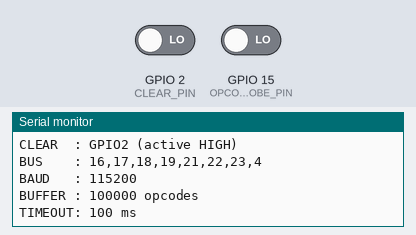
This sketch was run on a simulated ESP32. Parts: the last lines printed to the serial monitor. Inputs (shaded band) come from the test bench; at power-on: GPIO 2 (CLEAR_PIN) LOW, GPIO 15 (OPCODE_STROBE_PIN) LOW.

Above: at 1.2 s.
1.3 s: GPIO 2 (CLEAR_PIN) driven HIGH
At 2.2 s:
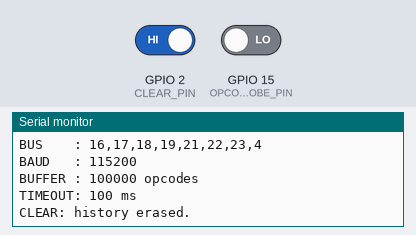
2.8 s: GPIO 2 (CLEAR_PIN) driven LOW
At 3.3 s:
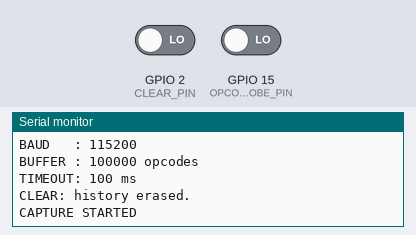
4.3 s: GPIO 15 (OPCODE_STROBE_PIN) driven HIGH
At 7.6 s:
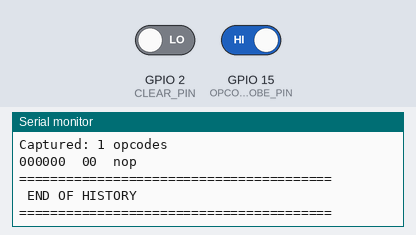

Measured:
- after the input at 1.3 s, the serial monitor: prints a new line at once (image 1)
- after the input at 2.8 s, the serial monitor: prints a new line at once (image 2)
- after the input at 4.3 s, the serial monitor: prints a new line after 2.0 s (image 3)

The sketch:

ESP32_Mnemonic_Debug_History.ino
```cpp
#include <Arduino.h>
#include "soc/gpio_struct.h"
#include <pgmspace.h>

// ============================================================
// PIN CONFIGURATION
// ============================================================

// Active-high STROBE.
// Rising edge = capture one opcode.
#define OPCODE_STROBE_PIN 15

// Active-high CLEAR.
// HIGH = clear/disable capture
// LOW  = capture
#define CLEAR_PIN 2


// ============================================================
// OPCODE BUS
// ============================================================
//
// Opcode bit       ESP32 GPIO
// ---------        ----------
// bit 0            GPIO16
// bit 1            GPIO17
// bit 2            GPIO18
// bit 3            GPIO19
// bit 4            GPIO21
// bit 5            GPIO22
// bit 6            GPIO23
// bit 7            GPIO4
//
// GPIO.in allows all eight bits to be sampled from one
// hardware register read.
// ============================================================

#define OPCODE_BIT0_GPIO 16
#define OPCODE_BIT1_GPIO 17
#define OPCODE_BIT2_GPIO 18
#define OPCODE_BIT3_GPIO 19
#define OPCODE_BIT4_GPIO 21
#define OPCODE_BIT5_GPIO 22
#define OPCODE_BIT6_GPIO 23
#define OPCODE_BIT7_GPIO 4


// ============================================================
// SERIAL
// ============================================================

#define BAUD_RATE 115200


// ============================================================
// CAPTURE BUFFER
// ============================================================

// One byte per opcode.
//
// 100,000 opcodes = 100 KB of RAM.
#define HISTORY_SIZE 100000


// ============================================================
// END-OF-CAPTURE DELAY
// ============================================================
//
// Capture continues regardless of opcode value.
//
// Once no STROBE has occurred for 100 ms, the history is
// considered complete and is dumped to Serial.
//

#define DUMP_DELAY_US 2000000UL


// ============================================================
// OPCODE MAP
// ============================================================

const char opcodeMap[256][32] PROGMEM = {
"nop",
"hlt",
"INVALID",
"s7sdum",
"INVALID",
"jmp",
"jmpr",
"ret",
"bzs",
"bzc",
"beq",
"bne",
"INVALID",
"INVALID",
"INVALID",
"INVALID",
"ld ->A",
"ld ->TMP",
"ld ->B",
"ld ->C",
"ld ->X",
"ld ->Y",
"INVALID",
"INVALID",
"st ->A",
"st ->TMP",
"st ->B",
"st ->C",
"st ->X",
"st ->Y",
"INVALID",
"INVALID",
"bcs",
"bcc",
"bltu",
"bgeu",
"addc",
"subc",
"jmpind",
"INVALID",
"out7sd ->A",
"out7sd ->TMP",
"out7sd ->B",
"out7sd ->C",
"out7sd ->X",
"out7sd ->Y",
"INVALID",
"out7sdi",
"ldo X ->A",
"ldo Y ->A",
"ldo X ->TMP",
"ldo Y ->TMP",
"ldo X ->B",
"ldo Y ->B",
"ldo X ->C",
"ldo Y ->C",
"ldo X ->X",
"ldo Y ->X",
"ldo X ->Y",
"ldo Y ->Y",
"INVALID",
"INVALID",
"INVALID",
"addispu",
"sto X ->A",
"sto Y ->A",
"sto X ->TMP",
"sto Y ->TMP",
"sto X ->B",
"sto Y ->B",
"sto X ->C",
"sto Y ->C",
"sto X ->X",
"sto Y ->X",
"sto X ->Y",
"sto Y ->Y",
"INVALID",
"INVALID",
"INVALID",
"subispu",
"ldsprelu ->A",
"ldsprelu ->TMP",
"ldsprelu ->B",
"ldsprelu ->C",
"ldsprelu ->X",
"ldsprelu ->Y",
"INVALID",
"INVALID",
"stsprelu ->A",
"stsprelu ->TMP",
"stsprelu ->B",
"stsprelu ->C",
"stsprelu ->X",
"stsprelu ->Y",
"INVALID",
"INVALID",
"bvs",
"bvc",
"INVALID",
"INVALID",
"incx",
"decx",
"incy",
"decy",
"li ->A",
"li ->TMP",
"li ->B",
"li ->C",
"li ->X",
"li ->Y",
"INVALID",
"INVALID",
"rxrd ->A",
"rxrd ->TMP",
"rxrd ->B",
"rxrd ->C",
"rxrd ->X",
"rxrd ->Y",
"INVALID",
"INVALID",
"txsend ->A",
"txsend ->TMP",
"txsend ->B",
"txsend ->C",
"txsend ->X",
"txsend ->Y",
"INVALID",
"txsendi",
"outlcd A->CTRL",
"outlcd TMP->CTRL",
"outlcd B->CTRL",
"outlcd C->CTRL",
"outlcd X->CTRL",
"outlcd Y->CTRL",
"lcdrda <imm> ->CTRL",
"outlcdi <imm> ->CTRL",
"outlcd A->DATA",
"outlcd TMP->DATA",
"outlcd B->DATA",
"outlcd C->DATA",
"outlcd X->DATA",
"outlcd Y->DATA",
"lcdrda <imm> ->DATA",
"outlcdi <imm> ->DATA",
"push ->A",
"push ->TMP",
"push ->B",
"push ->C",
"push ->X",
"push ->Y",
"blt",
"bge",
"mov A->TMP",
"mov A->B",
"mov A->C",
"mov A->X",
"mov A->Y",
"mov Y->A",
"mov F->A",
"INVALID",
"pop ->A",
"pop ->TMP",
"pop ->B",
"pop ->C",
"pop ->X",
"pop ->Y",
"ble",
"bgt",
"mov TMP->A",
"mov TMP->B",
"mov TMP->C",
"mov TMP->X",
"mov TMP->Y",
"mov Y->TMP",
"mov F->TMP",
"mov A->BUF",
"peek ->A",
"peek ->TMP",
"peek ->B",
"peek ->C",
"peek ->X",
"peek ->Y",
"INVALID",
"pushi",
"mov B->A",
"mov B->TMP",
"mov B->C",
"mov B->X",
"mov B->Y",
"mov Y->B",
"mov F->B",
"mov BUF->TMP",
"bleu",
"bgtu",
"s7sdsm",
"add",
"slr",
"sub",
"INVALID",
"INVALID",
"mov C->A",
"mov C->TMP",
"mov C->B",
"mov C->X",
"mov C->Y",
"mov Y->C",
"mov F->C",
"INVALID",
"ldindr ->A",
"ldindr ->TMP",
"ldindr ->B",
"ldindr ->C",
"ldindr ->X",
"ldindr ->Y",
"INVALID",
"INVALID",
"mov X->A",
"mov X->TMP",
"mov X->B",
"mov X->C",
"mov X->Y",
"mov Y->X",
"mov F->X",
"INVALID",
"brxrdys",
"brxrdyc",
"and",
"or",
"not",
"INVALID",
"INVALID",
"INVALID",
"btxrdys",
"btxrdyc",
"INVALID",
"INVALID",
"INVALID",
"INVALID",
"mov F->Y",
"INVALID",
"sar",
"rol",
"shl",
"xor",
"ror",
"bns",
"bnc",
"INVALID",
"stindr ->A",
"stindr ->TMP",
"stindr ->B",
"stindr ->C",
"stindr ->X",
"stindr ->Y",
"INVALID",
"INVALID"
};


// ============================================================
// CAPTURE STORAGE
// ============================================================

volatile uint8_t opcodeHistory[HISTORY_SIZE];

volatile uint32_t historyIndex = 0;

volatile bool captureRunning = false;
volatile bool historyReady = false;

volatile uint32_t lastStrobeMicros = 0;


// ============================================================
// READ OPCODE
// ============================================================
//
// Read GPIO.in ONCE, then extract all eight opcode bits.
//
// This is much faster than calling digitalRead() eight times.
//

static inline uint8_t readOpcode()
{
  uint32_t g = GPIO.in;

  uint8_t opcode =
      (((g >> 16) & 1) << 0) |
      (((g >> 17) & 1) << 1) |
      (((g >> 18) & 1) << 2) |
      (((g >> 19) & 1) << 3) |
      (((g >> 21) & 1) << 4) |
      (((g >> 22) & 1) << 5) |
      (((g >> 23) & 1) << 6) |
      (((g >> 4)  & 1) << 7);

  return opcode;
}


// ============================================================
// STROBE INTERRUPT
// ============================================================
//
// One rising STROBE = one captured opcode.
//
// HLT (0x01) is NOT special.
// It is captured exactly like every other opcode.
//

void ARDUINO_ISR_ATTR captureOpcode()
{
  if (!captureRunning)
    return;

  // CLEAR is active HIGH.
  if (digitalRead(CLEAR_PIN))
    return;

  // Read entire opcode bus.
  uint8_t opcode = readOpcode();

  // Store opcode.
  if (historyIndex < HISTORY_SIZE)
  {
    opcodeHistory[historyIndex++] = opcode;

    // Reset the 100 ms inactivity timer.
    lastStrobeMicros = micros();
  }
  else
  {
    // Safety limit reached.
    captureRunning = false;
    historyReady = true;
  }
}


// ============================================================
// CLEAR HISTORY
// ============================================================

void clearHistory()
{
  noInterrupts();

  historyIndex = 0;
  historyReady = false;
  captureRunning = false;
  lastStrobeMicros = 0;

  interrupts();

  Serial.println();
  Serial.println("CLEAR: history erased.");
}


// ============================================================
// START CAPTURE
// ============================================================

void startCapture()
{
  noInterrupts();

  historyIndex = 0;
  historyReady = false;
  captureRunning = true;
  lastStrobeMicros = 0;

  interrupts();

  Serial.println();
  Serial.println("CAPTURE STARTED");
}


// ============================================================
// GET MNEMONIC FROM PROGMEM
// ============================================================

void printMnemonic(uint8_t opcode)
{
  char mnemonic[32];

  strncpy_P(
    mnemonic,
    opcodeMap[opcode],
    sizeof(mnemonic) - 1
  );

  mnemonic[sizeof(mnemonic) - 1] = '\0';

  Serial.print(mnemonic);
}


// ============================================================
// DUMP HISTORY
// ============================================================

void dumpHistory()
{
  noInterrupts();

  uint32_t count = historyIndex;

  historyReady = false;
  captureRunning = false;

  interrupts();


  Serial.println();
  Serial.println("========================================");
  Serial.println(" OPCODE HISTORY");
  Serial.println("========================================");

  Serial.print("Captured: ");
  Serial.print(count);
  Serial.println(" opcodes");

  Serial.println();


  for (uint32_t i = 0; i < count; i++)
  {
    uint8_t opcode = opcodeHistory[i];

    Serial.printf(
      "%06lu  %02X  ",
      (unsigned long)i,
      opcode
    );

    printMnemonic(opcode);

    Serial.println();
  }


  Serial.println();
  Serial.println("========================================");
  Serial.println(" END OF HISTORY");
  Serial.println("========================================");
  Serial.println();
}


// ============================================================
// SETUP
// ============================================================

void setup()
{
  Serial.begin(BAUD_RATE);

  // External logic already drives these signals.
  // No pull-up or pull-down is enabled.

  pinMode(OPCODE_STROBE_PIN, INPUT);
  pinMode(CLEAR_PIN, INPUT);


  historyIndex = 0;
  historyReady = false;
  lastStrobeMicros = 0;


  // Install STROBE interrupt.
  attachInterrupt(
    digitalPinToInterrupt(OPCODE_STROBE_PIN),
    captureOpcode,
    RISING
  );


  // If CLEAR is already LOW when the ESP32 starts,
  // immediately enter capture mode.
  if (!digitalRead(CLEAR_PIN))
  {
    captureRunning = true;
  }


  Serial.println();
  Serial.println("========================================");
  Serial.println(" ESP32 OPCODE LOGGER");
  Serial.println("========================================");
  Serial.println("STROBE : GPIO15");
  Serial.println("CLEAR  : GPIO2 (active HIGH)");
  Serial.println("BUS    : 16,17,18,19,21,22,23,4");
  Serial.println("BAUD   : 115200");
  Serial.println("BUFFER : 100000 opcodes");
  Serial.println("TIMEOUT: 100 ms");
  Serial.println();
}


// ============================================================
// MAIN LOOP
// ============================================================

void loop()
{
  static bool previousClear = digitalRead(CLEAR_PIN);

  bool clearActive = digitalRead(CLEAR_PIN);


  // ----------------------------------------------------------
  // CLEAR transitioned LOW -> HIGH
  // ----------------------------------------------------------
  //
  // Erase history and stop capture.
  //

  if (clearActive && !previousClear)
  {
    clearHistory();
  }


  // ----------------------------------------------------------
  // CLEAR transitioned HIGH -> LOW
  // ----------------------------------------------------------
  //
  // Begin a new capture.
  //

  if (!clearActive && previousClear)
  {
    startCapture();
  }


  previousClear = clearActive;


  // ----------------------------------------------------------
  // Check for 100 ms without STROBE
  // ----------------------------------------------------------

  if (captureRunning && historyIndex > 0)
  {
    uint32_t lastStrobe = lastStrobeMicros;

    if ((uint32_t)(micros() - lastStrobe) >= DUMP_DELAY_US)
    {
      noInterrupts();

      captureRunning = false;
      historyReady = true;

      interrupts();
    }
  }


  // ----------------------------------------------------------
  // Dump completed history
  // ----------------------------------------------------------

  if (historyReady)
  {
    dumpHistory();
  }
}
```
